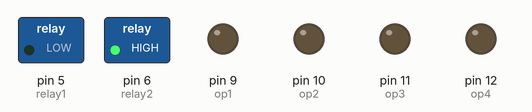
The sketch below on a simulated Arduino Uno, built with avr-gcc and run on an emulated ATmega328P. Parts: switched loads named in the sketch (green lamp = pin HIGH), output pins drawn as LEDs (lit = HIGH).

Above: at 1.5 s.
At 4.5 s:
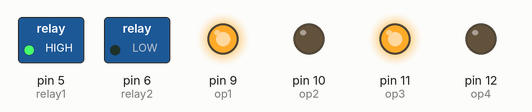
At 6.7 s:
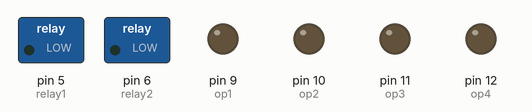
Timing chart, 0 to 9.8 s (numbered marks = the images above):
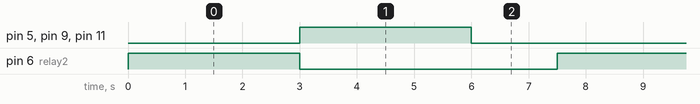

The sketch:

Autonomous__floor_cleaning_robot.ino
```cpp
// 9th and 10th for left motor

int op1=9;
int op2=10;

// 11th and 12th are for right motor

int op3=11;
int op4=12;

// relay for mop

int relay1=5;

//relay for pump

int relay2=6;

void setup() {
  // put your setup code here, to run once:
pinMode(op1,OUTPUT);
pinMode(op2,OUTPUT);
pinMode(op3,OUTPUT);
pinMode(op4,OUTPUT);
pinMode(relay1,OUTPUT);
pinMode(relay2,OUTPUT);
digitalWrite(op1,LOW);
digitalWrite(op2,LOW);
digitalWrite(op3,LOW);
digitalWrite(op4,LOW);
digitalWrite(relay1,LOW);
digitalWrite(relay2,LOW);
}

void forward()
{
  digitalWrite(op1,HIGH);
  digitalWrite(op2,LOW);
  digitalWrite(op3,HIGH);
  digitalWrite(op4,LOW);

}

void stop_robo()
{
  digitalWrite(op1,LOW);
  digitalWrite(op2,LOW);
  digitalWrite(op3,LOW);
  digitalWrite(op4,LOW);

}

void backward()
{
  digitalWrite(op1,LOW);
  digitalWrite(op2,HIGH);
  digitalWrite(op3,LOW);
  digitalWrite(op4,HIGH);

}

void left()
{
  digitalWrite(op1,HIGH);
  digitalWrite(op2,LOW);
  digitalWrite(op3,LOW);
  digitalWrite(op4,LOW);

}

void right()
{
  digitalWrite(op1,LOW);
  digitalWrite(op2,LOW);
  digitalWrite(op3,HIGH);
  digitalWrite(op4,LOW);

}

void pump_on()
{
  digitalWrite(relay2,HIGH);
  delay(3000);
  digitalWrite(relay2,LOW);
}

void clean()
{
  digitalWrite(relay1,HIGH);

}

void stop_clean()
{
  digitalWrite(relay1,LOW);
}

void start()
{
  pump_on();
  clean();
}

void loop()
{
  start();
  forward();
  delay(3000);
  stop_clean();
  stop_robo();
  delay(1500);
}
```

Measured:
- by itself, pin 5 (relay1), pin 6 (relay2), pin 9 (op1), pin 11 (op3): alternates HIGH for 3.0 s and LOW for 4.5 s
- by itself, everything shown: repeats every 7.5 s, in 3 steps
